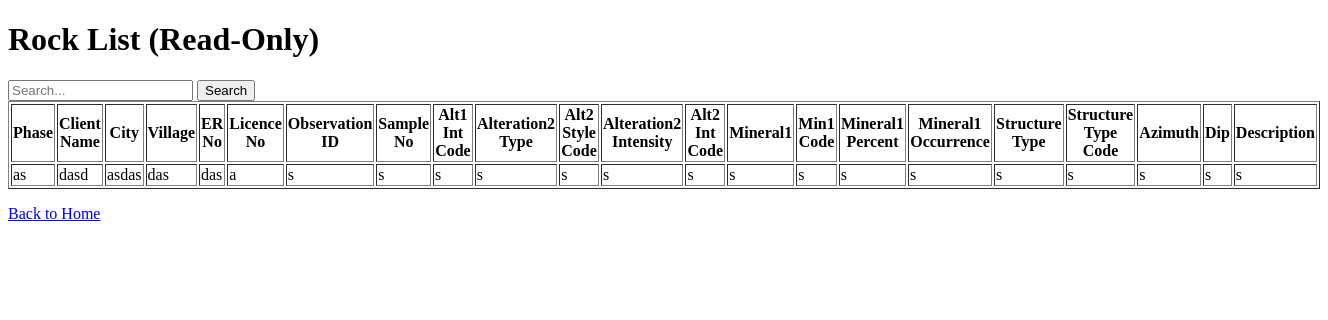
Before: /rocks/list/readonly/ with the older database file.
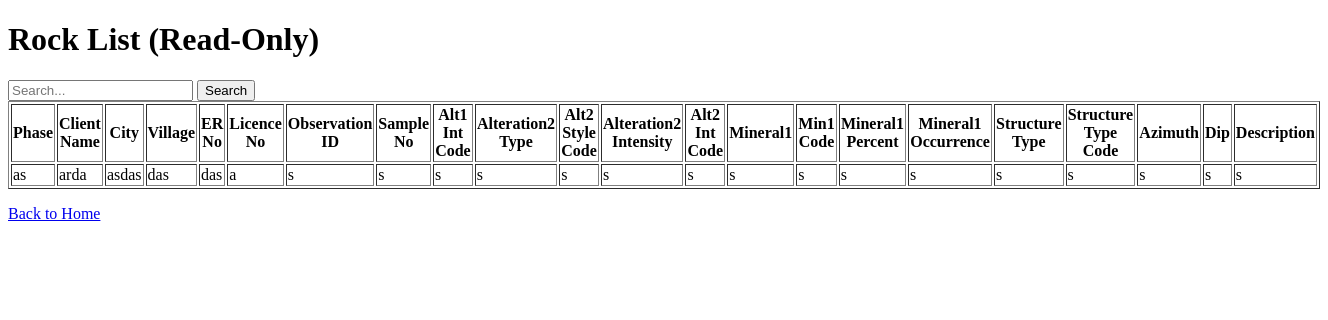
After: the same page with the newer database file.
### demo/models.py (models this page shows)
class Rock(models.Model):
    ClientName = models.CharField(max_length=255)
    City = models.CharField(max_length=255)
    Village = models.CharField(max_length=255)
    ER_No = models.CharField(max_length=255)
    Licence_No = models.CharField(max_length=255)
    Phase=models.CharField(max_length=255)
    ObservationID = models.CharField(max_length=255)
    SampleNo = models.CharField(max_length=255)
    Alt1_Int_Code= models.CharField(max_length=255)
    Alteration2_Type=models.CharField(max_length=255)
    Alt2_Style_Code= models.CharField(max_length=255)
    Alteration2_Intensity=models.CharField(max_length=255)
    Alt2_Int_Code=models.CharField(max_length=255)
    Mineral1=models.CharField(max_length=255)
    Min1_Code=models.CharField(max_length=255)
    Mineral1_percent=models.CharField(max_length=255)
    Mineral1_Occurence=models.CharField(max_length=255)
    Structure_Type=models.CharField(max_length=255)
    Structure_Type_Code= models.CharField(max_length=255)
    Azimuth=models.CharField(max_length=255)
    Dip=models.CharField(max_length=255)
    Description=models.TextField()

### demo/views.py (the view)
# urls.py: path('rocks/list/readonly/', views.rock_list_read, name='rock_list_read'),
def rock_list_read(request):
    rocks = Rock.objects.all()
    return render(request, 'rock_list_read.html', {'rocks': rocks})

### templates/rock_list_read.html (shortened to what this page needs)
<!DOCTYPE html>
<html>
<head>
</head>
<body>
    <h1>Rock List (Read-Only)</h1>
    <form method="GET">
        <input type="text" name="search" placeholder="Search...">
        <button type="submit">Search</button>
    </form>
    <table border="1">
        <thead>
            <tr>
                <th>Phase</th>
                <th>Client Name</th>
                <th>City</th>
                <th>Village</th>
                <th>ER No</th>
                <th>Licence No</th>
                <th>Observation ID</th>
                <th>Sample No</th>
                <th>Alt1 Int Code</th>
                <th>Alteration2 Type</th>
                <th>Alt2 Style Code</th>
                <th>Alteration2 Intensity</th>
                <th>Alt2 Int Code</th>
                <th>Mineral1</th>
                <th>Min1 Code</th>
                <th>Mineral1 Percent</th>
                <th>Mineral1 Occurrence</th>
                <th>Structure Type</th>
                <th>Structure Type Code</th>
                <th>Azimuth</th>
                <th>Dip</th>
                <th>Description</th>
            </tr>
        </thead>
        <tbody>
            {% for rock in rocks %}
                <tr>
                    <td>{{ rock.Phase }}</td>
                    <td>{{ rock.ClientName }}</td>
                    <td>{{ rock.City }}</td>
                    <td>{{ rock.Village }}</td>
                    <td>{{ rock.ER_No }}</td>
                    <td>{{ rock.Licence_No }}</td>
                    <td>{{ rock.ObservationID }}</td>
                    <td>{{ rock.SampleNo }}</td>
                    <td>{{ rock.Alt1_Int_Code }}</td>
                    <td>{{ rock.Alteration2_Type }}</td>
                    <td>{{ rock.Alt2_Style_Code }}</td>
                    <td>{{ rock.Alteration2_Intensity }}</td>
                    <td>{{ rock.Alt2_Int_Code }}</td>
                    <td>{{ rock.Mineral1 }}</td>
                    <td>{{ rock.Min1_Code }}</td>
                    <td>{{ rock.Mineral1_percent }}</td>
                    <td>{{ rock.Mineral1_Occurence }}</td>
                    <td>{{ rock.Structure_Type }}</td>
                    <td>{{ rock.Structure_Type_Code }}</td>
                    <td>{{ rock.Azimuth }}</td>
                    <td>{{ rock.Dip }}</td>
                    <td>{{ rock.Description }}</td>
                </tr>
            {% endfor %}
        </tbody>
    </table>
    <p><a href="{% url 'home' %}">Back to Home</a></p>
</body>
</html>

Changed rows visible on the page:
changed Rock "as": ClientName "dasd" → "arda"
